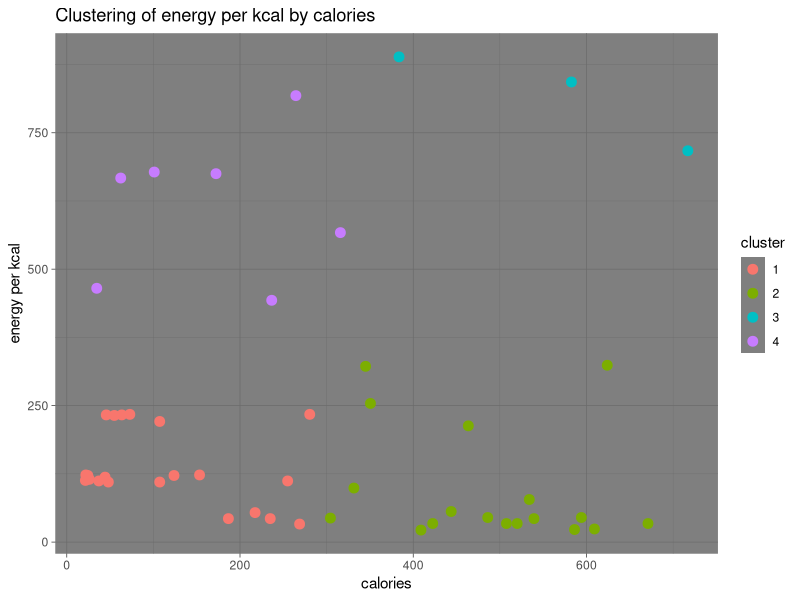
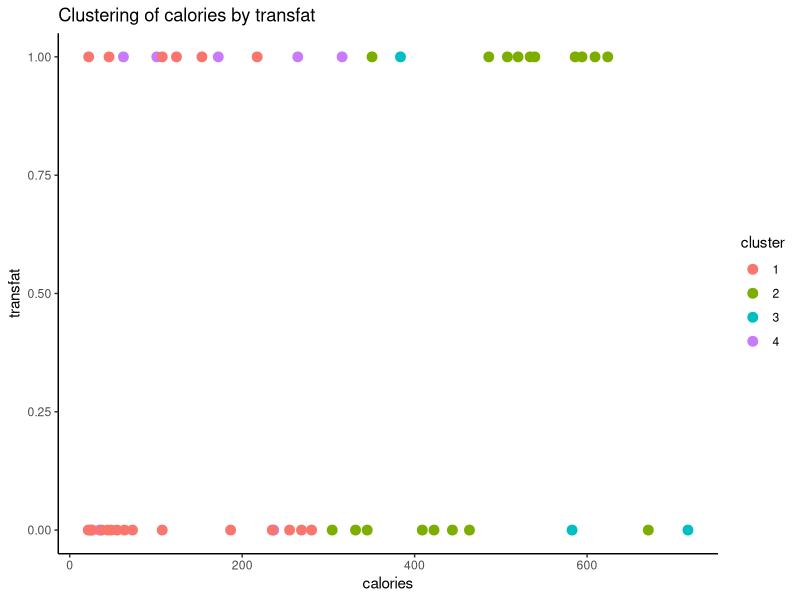

Generate these figures, in order, with R:
#dataset
library(ggplot2)
foodnutri<- read.csv("nutrifood.csv", stringsAsFactors = FALSE)
View(foodnutri)

#datatype
head(foodnutri)

req_data<-foodnutri[,c("calories","transfat","energykcal")]

#random seed for data reproductive 
set.seed(123)

kmeans_result<-kmeans(req_data,centers = 4,nstart = 20)

foodnutri$cluster<-as.factor(kmeans_result$cluster)

print(kmeans_result)

ggplot(foodnutri,aes(x=calories,y=energykcal, color=cluster))+geom_point(size=3)+labs(title = "Clustering of energy per kcal by calories",x="calories", y="energy per kcal")+theme_dark()

ggplot(foodnutri,aes(x=calories,y=transfat, color=cluster))+geom_point(size=3)+labs(title = "Clustering of calories by transfat",x="calories", y="transfat")+theme_classic()


write.csv(foodnutri,"cluster_of_energy.csv",row.names = FALSE)
table(foodnutri$cluster)
